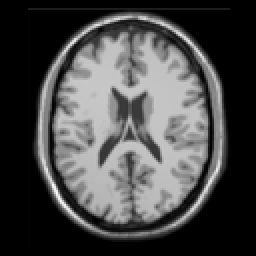
#> input picture app/SmilingFace/data/original.png, 128 x 128 px (shown 2 times larger)
$ python data.py
#> lines starting #> are read from the running program, lines starting #| are printed output that depends on the picture
import cv2
import numpy as np
import matplotlib.pyplot as plt
import sys

# normalize the image
img = cv2.imread('original.png', cv2.IMREAD_GRAYSCALE)
#> img is the input picture: shape (128, 128); min 0, max 254, mean 72.4
head = cv2.imread('head.png', cv2.IMREAD_GRAYSCALE) / 255
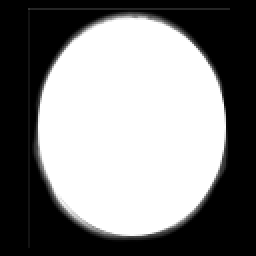
#> input picture app/RecoverKSpace/data/head.png, 128 x 128 px, found by its file name (shown 2 times larger)
#> head: shape (128, 128) float64; min 0, max 1, mean 0.511

(r, c) = img.shape
#> r = 128; c = 128
print((r, c))
#| (128, 128)

np.set_printoptions(threshold=sys.maxsize)
img_fft = np.fft.fft2(img)

re = np.real(img_fft)
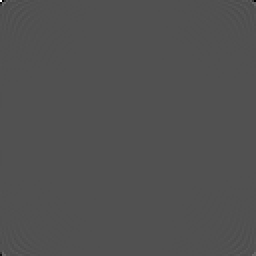
#> re: shape (128, 128) float64 (shown 2 times larger); min -554292, max 1185787, mean 0; drawn with min black and max white
im = np.imag(img_fft)
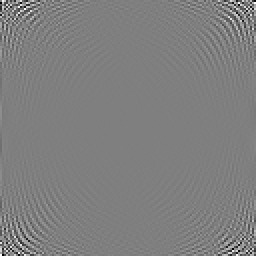
#> im: shape (128, 128) float64 (shown 2 times larger); min -29100.2, max 29100.2, mean 0; drawn with min black and max white

mask = np.ones((r, c))

for i in range(1, r):
  if (i % 2 == 0):
    re[i] = 0
    im[i] = 0
    mask[i] = 0
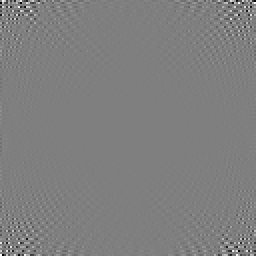
#> im: shape (128, 128) float64 (shown 2 times larger); min -28607.6, max 28607.6, mean 0; drawn with min black and max white
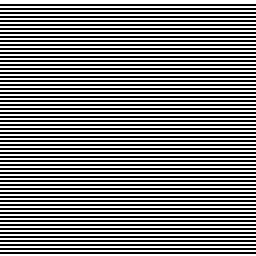
#> mask: shape (128, 128) float64 (shown 2 times larger); values 0 (black) and 1 (white), 50.8% white; black in thin lines or dots


np.savetxt("original.txt", img, "%d")
np.savetxt("head.txt", head, "%d")
np.savetxt("re.txt", re, "%.3f")
np.savetxt("im.txt", im, "%.3f")
np.savetxt("mask.txt", mask, "%d")
